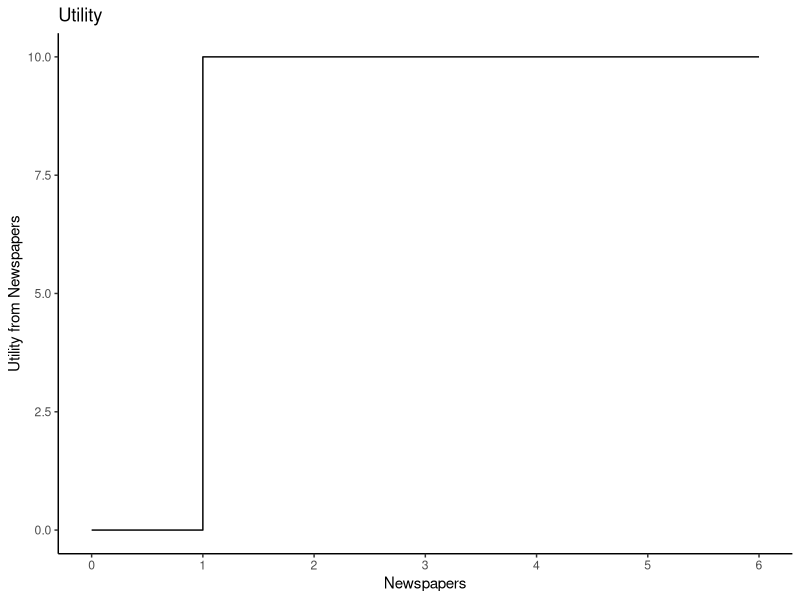
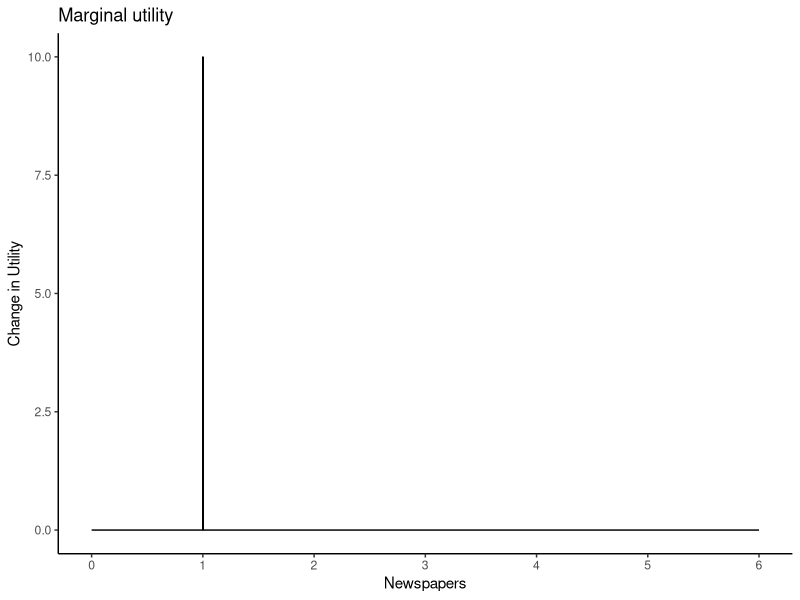
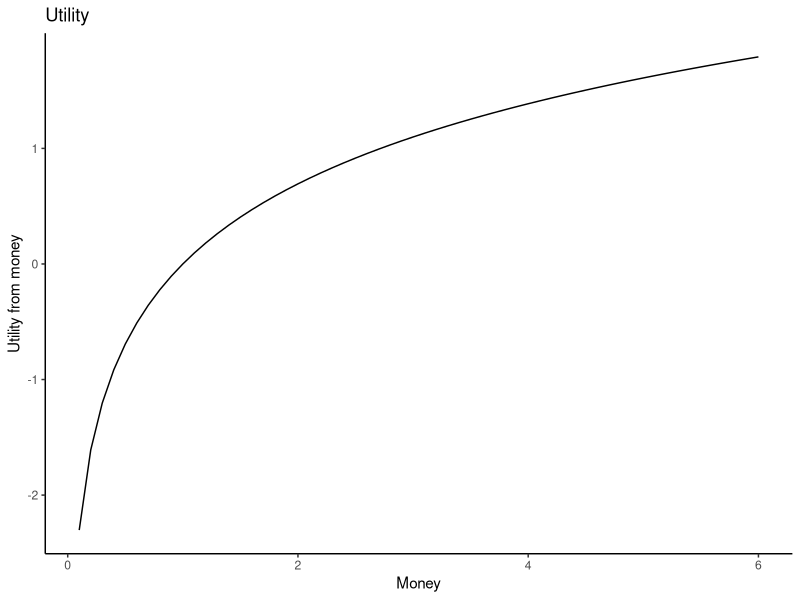
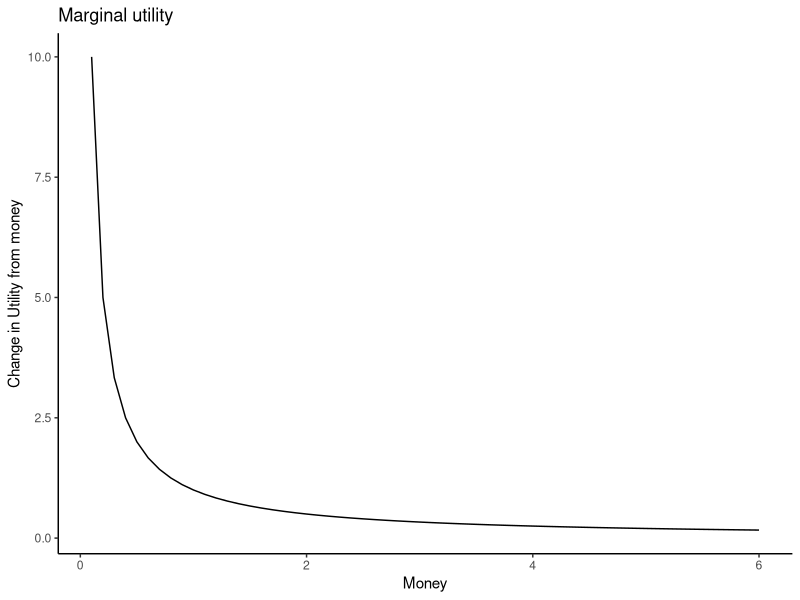
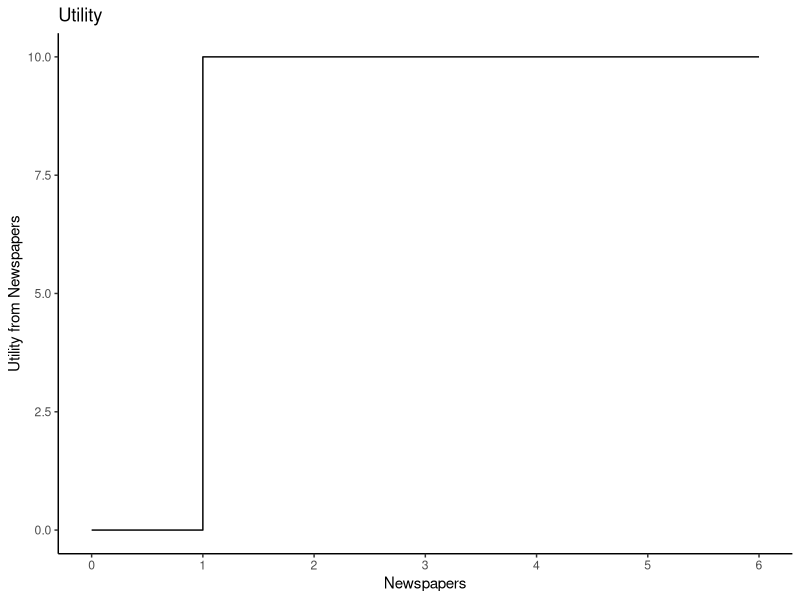
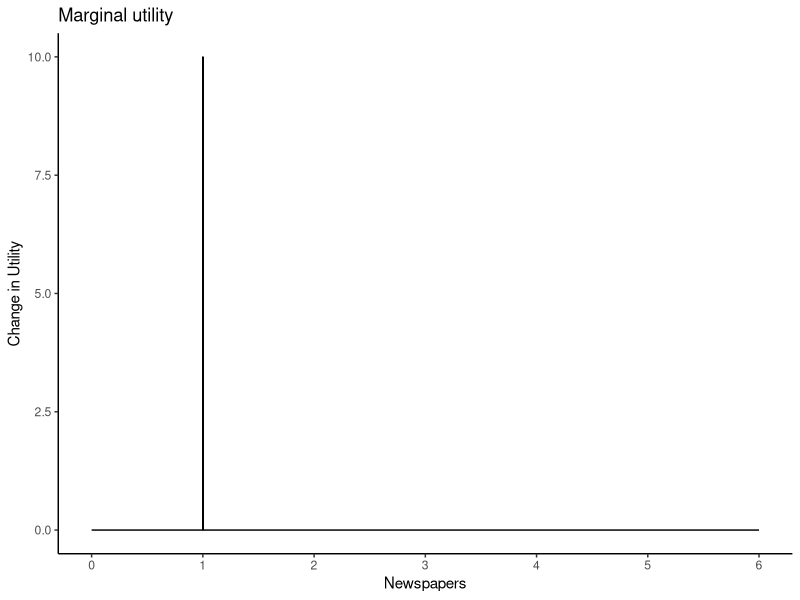
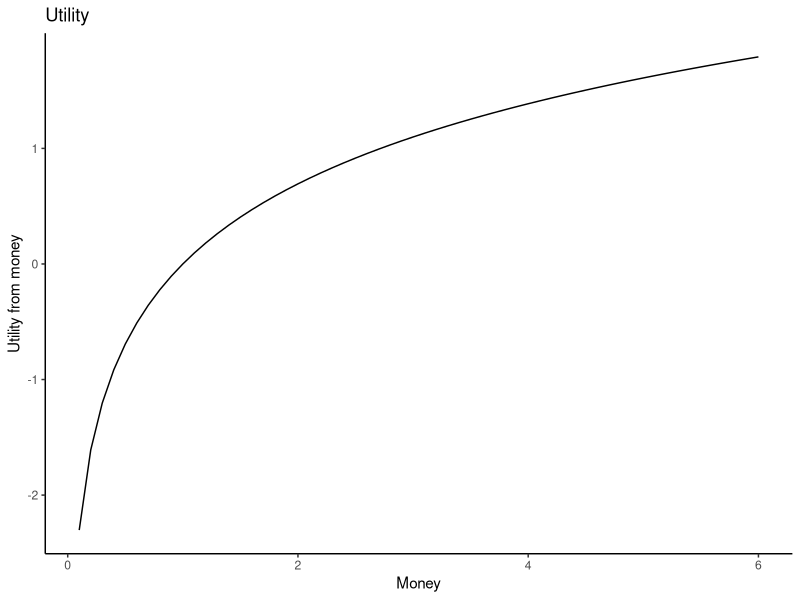
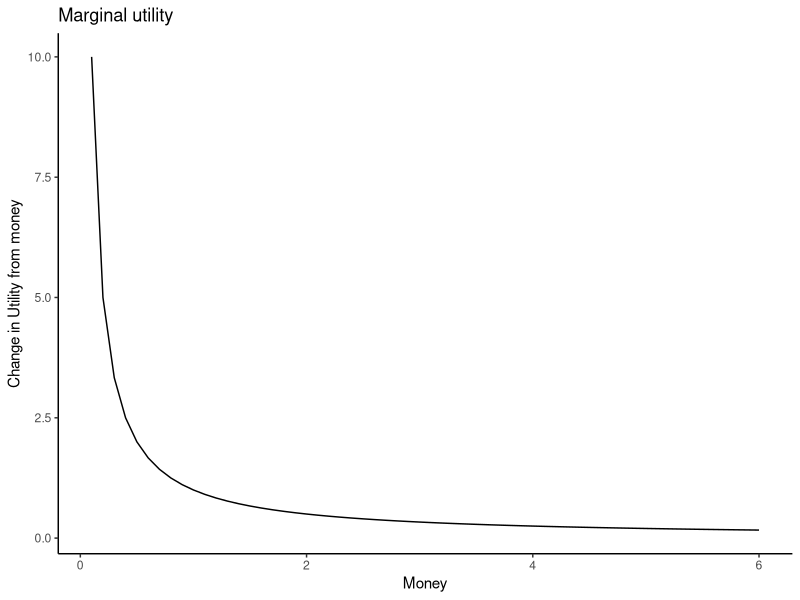

These charts were generated, in order, by the following R code:


papers<-c(0,1,2,3,4,5,6)
upapers<-c(0,10,10,10,10,10,10)
deltaupapers<-c(0,0,0,0,0,0,0)

library(ggplot2)

dfplot<-data.frame(papers=papers, upapers=upapers,deltaupapers=deltaupapers)


ggplot(dfplot, aes(papers, upapers))+geom_step()+theme_classic()+labs(x="Newspapers",y="Utility from Newspapers",title="Utility") +    scale_x_continuous(breaks=seq(0, 6,1))
ggsave("~/Dropbox/mathCamp/FinalSlides/Motivation/p1.png", width=3, height=2.5)
ggplot(dfplot, aes(papers, deltaupapers))+geom_line()+theme_classic()+labs(x="Newspapers",y="Change in Utility", title="Marginal utility") +    scale_x_continuous(breaks=seq(0, 6,1))+geom_segment(aes(x=1, y=0, xend=1, yend=10))
ggsave("~/Dropbox/mathCamp/FinalSlides/Motivation/p2.png", width=3, height=2.5)


money<-seq(0.1,6, by=.1)
loveofmoney<- log(money)
deltaloveofmoney<- 1/(money)


dfplot2<-data.frame(cbind(money, loveofmoney, deltaloveofmoney))

ggplot(dfplot2, aes(money, loveofmoney))+geom_line()+theme_classic()+labs(x="Money",y="Utility from money",title="Utility") 
ggsave("~/Dropbox/mathCamp/FinalSlides/Motivation/p3.png", width=3, height=2.5)


ggplot(dfplot2, aes(money, deltaloveofmoney))+geom_line()+theme_classic()+labs(x="Money",y="Change in Utility from money", title="Marginal utility") 
ggsave("~/Dropbox/mathCamp/FinalSlides/Motivation/p4.png", width=3, height=2.5)
